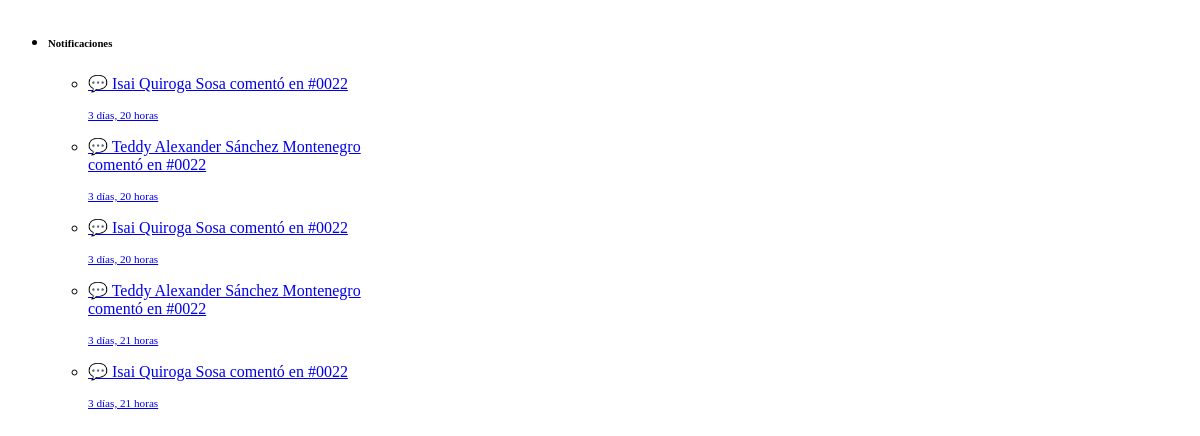
The app's page /notifications/unread_count/ (signed in) with its own data.
### tickets/models.py (models this page shows, shortened)
class NotificacionUsuario(models.Model):
    usuario = models.ForeignKey(CustomUser, on_delete=models.CASCADE, related_name="notificaciones")
    notificacion = models.ForeignKey(Notificacion, on_delete=models.CASCADE, related_name="usuarios")
    leido = models.BooleanField(default=False)
    fecha_recibida = models.DateTimeField(auto_now_add=True)
    class Meta:
        ordering = ["-fecha_recibida"]
        unique_together = ('usuario', 'notificacion')

class Notificacion(models.Model):
    TIPO_CHOICES = (
        ("asignacion", "Asignación"),
        ("estado", "Cambio de Estado"),
        ("comentario", "Nuevo Comentario"),
        ("nueva_incidencia", "Nueva Incidencia"),
        ("incidencia_resuelta", "Incidencia Resuelta"),
        ("desasignacion", "Desasignación"),
    )
    incidencia = models.ForeignKey(Incidencia, on_delete=models.CASCADE, null=True, blank=True)
    mensaje = models.TextField()
    tipo = models.CharField(max_length=50, choices=TIPO_CHOICES)
    fecha_creacion = models.DateTimeField(auto_now_add=True)
    link = models.URLField(max_length=500, null=True, blank=True)
    class Meta:
        ordering = ["-fecha_creacion"]

### tickets/views.py (the view)
# urls.py: path('notifications/unread_count/', views.get_unread_notifications_count, name='unread_count'),
@login_required
def get_unread_notifications_count(request):
    recibidas = NotificacionUsuario.objects.filter(usuario=request.user).select_related('notificacion').order_by('-fecha_recibida')
    notifications = recibidas[:10]
    unread_count = recibidas.filter(leido=False).count()
    if request.headers.get('HX-Request'):
        return render(request, 'tickets/partials/notification_list.html', {
            'notifications': notifications,
            'unread_notifications_count': unread_count,
        })
    return render(request, 'tickets/partials/notification_bell.html', {
        'notifications': notifications,
        'unread_notifications_count': unread_count,
    })

### tickets/context_processors.py (called while the page is built)
def unread_notifications_count(request):
    if request.user.is_authenticated:
        recibidas = NotificacionUsuario.objects.filter(usuario=request.user).select_related('notificacion').order_by('-fecha_recibida')
        notifications = recibidas[:10]
        unread_count = recibidas.filter(leido=False).count()
        return {
            "unread_notifications_count": unread_count,
            "notifications": notifications
        }
    return {"unread_notifications_count": 0, "notifications": []}

### tickets/templates/tickets/partials/notification_bell.html (shortened to what this page needs)
<div id="notif-wrapper" class="dropdown">
    <ul class="dropdown-menu dropdown-menu-end shadow-lg border-0 mt-2 py-0"
        id="notifications-container"
        style="width: 350px; max-height: 450px; overflow-y: auto; z-index: 1050;">
        <div id="notifications-list">
            {% include 'tickets/partials/notification_list.html' %}
        </div>
    </ul>
</div>

### tickets/templates/tickets/partials/notification_list.html (shortened to what this page needs)
<li class="dropdown-header border-bottom p-3 list-unstyled">
    <div class="d-flex justify-content-between align-items-center">
        <h6 class="mb-0 fw-bold text-dark">Notificaciones</h6>
    </div>
</li>
<div id="notifications-list">
    <ul class="list-unstyled mb-0"> {% if notifications %}
            {% for notif in notifications %}
            <li class="border-bottom {% if not notif.leido %}notif-nueva{% endif %}">
                <a href="/notificaciones/ir/{{ notif.pk }}/"
                   class="dropdown-item d-flex align-items-start gap-3 py-3 px-3">
                    <div class="flex-grow-1">
                        <div class="d-flex justify-content-between align-items-center">
                            <p class="mb-1 small {% if not notif.leido %}fw-bold text-dark{% else %}text-muted{% endif %}" style="white-space: normal;">
                                {{ notif.notificacion.mensaje }}
                            </p>
                        </div>
                        <span class="text-muted d-block" style="font-size: 0.7rem;">
                            {{ notif.notificacion.fecha_creacion|timesince }}
                        </span>
                    </div>
                </a>
            </li>
            {% endfor %}
        {% else %}
            <li class="p-5 text-center text-muted">
                <i class="bi bi-bell-slash d-block mb-2 opacity-50" style="font-size: 1.5rem;"></i>
                <p class="small mb-0">Sin notificaciones nuevas</p>
            </li>
        {% endif %}
    </ul>
</div>

### records on screen
NotificacionUsuario: notificacion.mensaje "💬 Isai Quiroga Sosa comentó en #0022", notificacion.fecha_creacion "3 días, 20 horas"
NotificacionUsuario: notificacion.mensaje "💬 Teddy Alexander Sánchez Montenegro comentó en #0022", notificacion.fecha_creacion "3 días, 20 horas"
NotificacionUsuario: notificacion.mensaje "💬 Isai Quiroga Sosa comentó en #0022", notificacion.fecha_creacion "3 días, 20 horas"
NotificacionUsuario: notificacion.mensaje "💬 Teddy Alexander Sánchez Montenegro comentó en #0022", notificacion.fecha_creacion "3 días, 21 horas"
NotificacionUsuario: notificacion.mensaje "💬 Isai Quiroga Sosa comentó en #0022", notificacion.fecha_creacion "3 días, 21 horas"
